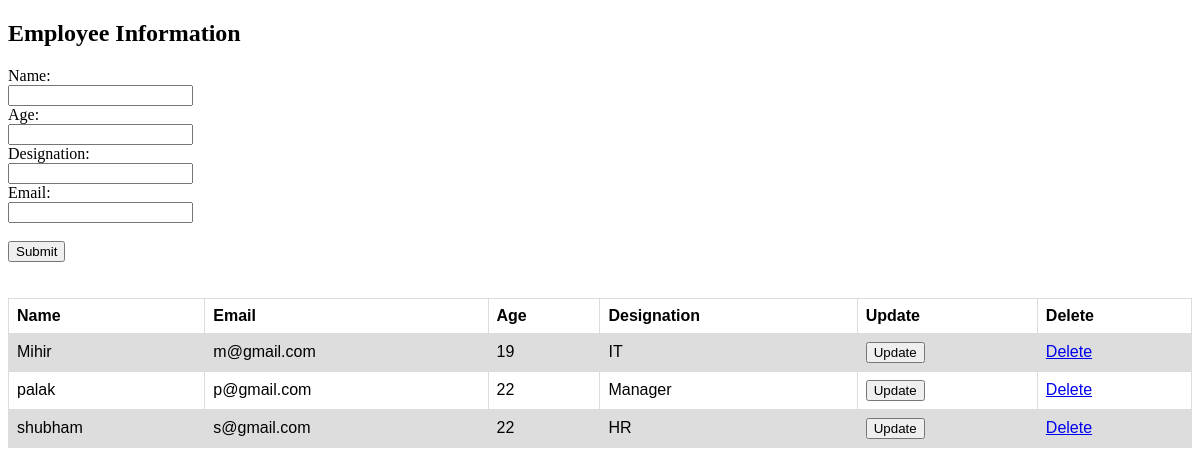
The app's page /, older data.
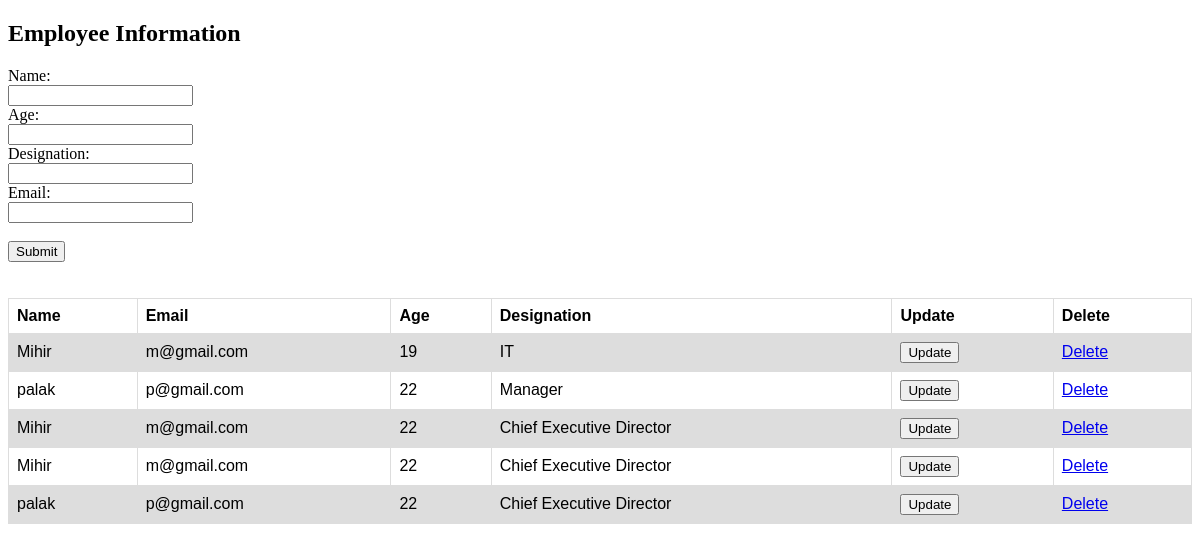
The same page, newer data.
### app1/models.py (models this page shows, shortened)
class Employee(models.Model):  # table
    name = models.CharField(max_length=50)   #attribute -> fields
    email = models.EmailField(max_length=100)
    age = models.IntegerField()
    designation = models.CharField(max_length=50,default="")

### app1/views.py (the view, shortened to what this page needs)
# urls.py: path('',views.home,name='home'),
def home(request):
    data = Employee.objects.all() # multiple instance
    return render(request,'app1/index.html',{'data':data})

### app1/templates/app1/index.html (shortened to what this page needs)
<!DOCTYPE html>
<html>
<body>
<h2>Employee Information</h2>
<div>
<form action="{% url 'home' %}" method="POST">
  <label for="fname">Name:</label><br>
  <input type="text"  name="name"><br>
  <label for="fname">Age:</label><br>
  <input type="text"  name="age"><br>
    <label for="fname">Designation:</label><br>
  <input type="text"  name="desig"><br>
  <label for="lname">Email:</label><br>
  <input type="text" name="email"><br><br>
  <input type="submit" value="Submit">
</form>
</div>
<br><br>
<div>
  <!DOCTYPE html>
<html>
<head>
</head>
<body>
{% if data %}
<table>
  <tr>
    <th>Name</th>
    <th>Email</th>
    <th>Age</th>
    <th>Designation</th>
     <th>Update</th>
       <th>Delete</th>
  </tr>
    {% for i in data %}
 <tr>
    <td>{{i.name}}</td>
    <td>{{i.email}}</td>
    <td>{{i.age}}</td>
    <td>{{i.designation}}</td>
    <td><form action="{% url 'update' i.id %}" method="get">
      <input type="submit" value="Update">
    </form></td>
    <td><a href="{% url 'delete' i.id %}">Delete</a></td>
</tr>
    {% endfor %}
</table>
{% endif %}
</body>
</html>
</div>
</body>
</html>

Row changes from the older to the newer data that the page shows:
removed Employee: name "shubham", email "s@gmail.com", age "22", designation "HR"
added Employee: name "Mihir", email "m@gmail.com", age "22", designation "Chief Executive Director"
added Employee: name "Mihir", email "m@gmail.com", age "22", designation "Chief Executive Director"
added Employee: name "palak", email "p@gmail.com", age "22", designation "Chief Executive Director"
